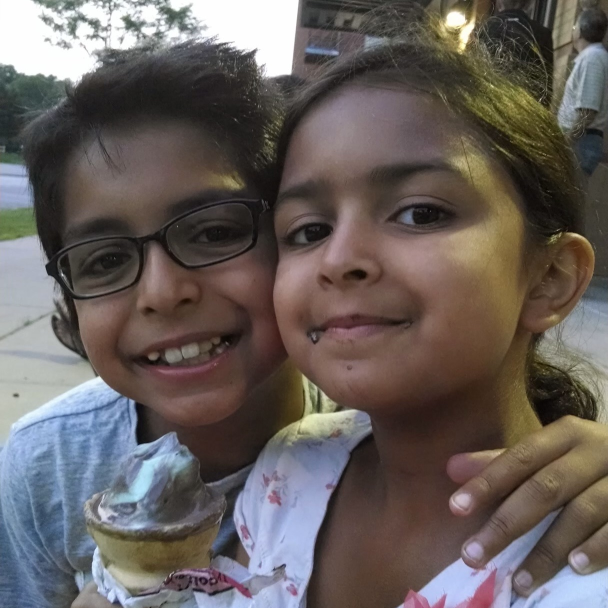
#> input picture RajAndSofiaTest.jpeg, 1216 x 1216 px (shown at 1/2 size)
$ python ADVANCED.py
#> lines starting #> are read from the running program, lines starting #| are printed output that depends on the picture
### watermark.py
import numpy as np

def generate(user, length):
    seed = sum(map(ord, user))
    rng = np.random.default_rng(seed)
    return rng.normal(0, 1, length)

def mid_frequency_coords(block_size, margin=5):
    center = block_size // 2
    coords = [
        (u, v) for u in range(block_size) for v in range(block_size)
        if margin < np.hypot(u - center, v - center) < center
    ]
    return coords

# [48 lines left out: functions embed, extract, not called in this run]

def similarity(x, x_star):
    numerator = np.abs(np.dot(x, x_star))
    denominator = np.sqrt(np.dot(x_star, x_star))
    return numerator/denominator

def snr(original, watermarked):
    noise = original - watermarked
    return 10 * np.log10(np.sum(original**2) / np.sum(noise**2))

# [41 lines left out: functions embed_robust, extract_robust, not called in this run]


def embed_advanced(image, user_id, alpha=0.1, block_size=32, reps=3, eps=1e-8):
    image = image.astype(np.float64)
    output = image.copy()
    coords = mid_frequency_coords(block_size)
    usable = []

    for i in range(0, image.shape[0], block_size):
        for j in range(0, image.shape[1], block_size):
            block = image[i:i+block_size, j:j+block_size]
            if block.shape != (block_size, block_size): continue
            dft = np.fft.fft2(block)
            for u, v in coords:
                if np.abs(dft[u, v]) > eps:
                    usable.append((i, j, u, v))
                    break

    bits = len(usable) // reps
    watermark = generate(user_id, bits)
    used = []

    for b in range(bits):
        for r in range(reps):
            idx = b * reps + r
            i, j, u, v = usable[idx]
            block = image[i:i+block_size, j:j+block_size]
            dft = np.fft.fft2(block)
            mag = np.abs(dft)
            phase = np.angle(dft)

            mag /= np.linalg.norm(mag) + 1e-10
            mag_log = np.log1p(mag)
            mag_log[u, v] *= 1 + alpha * watermark[b]
            mod = np.expm1(mag_log)
            mod *= np.linalg.norm(np.abs(dft)) #/ (np.linalg.norm(mod) + 1e-10)

            output[i:i+block_size, j:j+block_size] = np.real(np.fft.ifft2(mod * np.exp(1j * phase)))
            used.append((i, j, u, v, b))
    block_coords = list({(i, j) for i, j, _, _, _ in used})
    return output, watermark, used, reps, block_coords

def extract_advanced(original, watermarked, used, alpha=0.1, block_size=32):
    extracted = {}
    for i, j, u, v, b in used:
        bo = original[i:i+block_size, j:j+block_size]
        bw = watermarked[i:i+block_size, j:j+block_size]
        dft_o = np.fft.fft2(bo)
        dft_w = np.fft.fft2(bw)

        mag_o, mag_w = np.abs(dft_o), np.abs(dft_w)
        log_o = np.log1p(mag_o / (np.linalg.norm(mag_o) + 1e-10))
        log_w = np.log1p(mag_w / (np.linalg.norm(mag_w) + 1e-10))

        x = ((log_w[u, v] / log_o[u, v]) - 1) / alpha if log_o[u, v] > 1e-8 else 0.0
        extracted.setdefault(b, []).append(x)

    return np.array([np.sign(np.sum(np.sign(extracted[b]))) for b in sorted(extracted)])

# [26 lines left out: function similarity_at_coords, not called in this run]

### attacks.py
from PIL import Image, ImageEnhance
import numpy as np
import cv2
import random

def gaussian_noise(image, mean=0, std=10):
    noise = np.random.normal(mean, std, image.shape)
    noisy_image = image + noise
    return np.clip(noisy_image, 0, 255)

def salt_and_pepper(image, amt=0.01):
    noisy = np.copy(image)
    pixels = int(amt * image.size)
    coords = [(random.randint(0, image.shape[0]-1), random.randint(0, image.shape[1]-1)) for n in range(pixels)]

    for x, y in coords:
        noisy[x, y] = 0 if random.random() < 0.5 else 255
    return noisy

def compression(image, quality=30):
    pil_image = Image.fromarray(image.astype(np.uint8))
    pil_image.save('temp.png', 'JPEG', quality=quality)
    return np.array(Image.open('temp.png').convert('L'))

def blur(image, kernel_size=3):
    return cv2.GaussianBlur(image.astype(np.uint8), (kernel_size, kernel_size), 0)

def histogram_equalization(image):
    return cv2.equalizeHist(image.astype(np.uint8))

def rotate(image, angle=90):
    height, width = image.shape
    matrix = cv2.getRotationMatrix2D((width/2, height/2), angle, 1)
    return cv2.warpAffine(image, matrix, (width, height), borderMode=cv2.BORDER_REFLECT)

### ADVANCED.py
import numpy as np
import matplotlib.pyplot as plt
from PIL import Image
import watermark as w
import attacks as a
from skimage.transform import resize

# Open and resize
image = np.array(Image.open('RajAndSofiaTest.jpeg').convert('L'))
image = resize(image, (320, 320), anti_aliasing=True)
#> image: shape (320, 320) float64
image *= 255
length, width = image.shape
#> length = 320; width = 320

# Watermark parameters
block_size = 32
alpha = 2
user_id = 'Raj Gosain'
num_blocks = (length // block_size) * (width // block_size)
#> num_blocks = 100

# Apply watermark
WMimage, WM, used_coords, _, _ = w.embed_advanced(image, user_id, alpha, block_size)
#> after the loop in embed_advanced, `for i in range(0, image.shape[0], block_size):`:
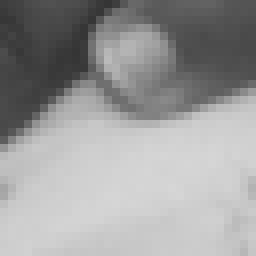
#> block: shape (32, 32) float64 (shown 8 times larger); min 53.27, max 214.4, mean 156
#> after the loop in embed_advanced, `for i in range(0, image.shape[0], block_size):`: usable = 100 items, first 6: (0, 0, 1, 11), (0, 32, 1, 11), (0, 64, 1, 11), (0, 96, 1, 11), (0, 128, 1, 11), (0, 160, 1, 11)
#> in embed_advanced, `bits = len(usable) // reps`: bits = 33
#> in embed_advanced, `watermark = generate(user_id, bits)`: watermark = 33 values, max 1.62 at index 32, min -2.19 at index 9, mean 0.048
#> after the loop in embed_advanced, `for b in range(bits):`:
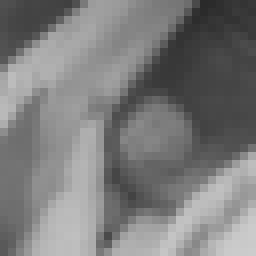
#> block: shape (32, 32) float64 (shown 8 times larger); min 42.3, max 204.7, mean 124.6
#> after the loop in embed_advanced, `for b in range(bits):`:
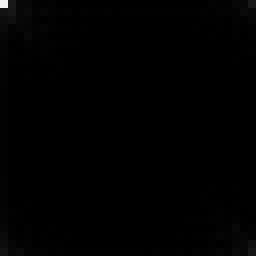
#> mag: shape (32, 32) float64 (shown 8 times larger); min 1.44e-05, max 0.947, mean 0.00501
#> after the loop in embed_advanced, `for b in range(bits):`: used = 99 items, first 6: (0, 0, 1, 11, 0), (0, 32, 1, 11, 0), (0, 64, 1, 11, 0), (0, 96, 1, 11, 1), (0, 128, 1, 11, 1), (0, 160, 1, 11, 1)
#> in embed_advanced, `block_coords = list({(i, j) for i, j, _, _, _ in used})`: block_coords = 99 pairs, first value 0 to 288, second value 0 to 288
#> WM has the same summary as watermark in embed_advanced; used_coords has the same summary as used in embed_advanced
Image.fromarray(np.clip(WMimage, 0, 255).astype(np.uint8)).save('RajAndSofiaWatermarked.jpeg')

# Print OG and watermarked image
fig, ax = plt.subplots(1,2)
ax[0].imshow(image,cmap='gray')
ax[0].set_title('Original')
ax[1].imshow(WMimage,cmap='gray')
ax[1].set_title(f'Watermarked\nSNR:{w.snr(image,WMimage)}')
#> in snr, `noise = original - watermarked`:
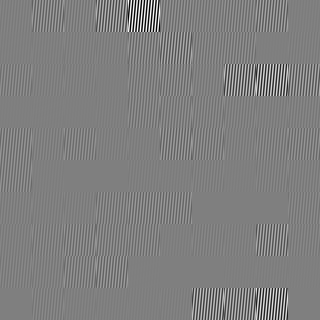
#> noise: shape (320, 320) float64; min -3.27, max 3.27, mean 9.55e-14; drawn with min black and max white
plt.show()

# Apply attacks
attacked = {
    'Gaussian': a.gaussian_noise(WMimage),
    'Salt and Pepper': a.salt_and_pepper(WMimage),
    'Compression': a.compression(WMimage),
    'Blurred': a.blur(WMimage),
    'Histogram Equalization': a.histogram_equalization(WMimage),
    'Rotation': a.rotate(WMimage)
}
#> after the loop in salt_and_pepper, `for x, y in coords:`:
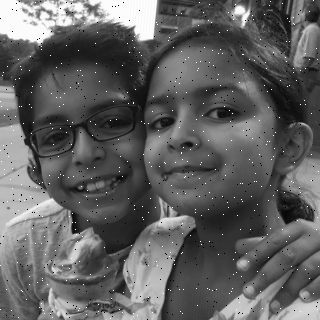
#> noisy: shape (320, 320) float64; min 0, max 257.3, mean 97.8; drawn with min black and max white
#> in histogram_equalization, `return cv2.equalizeHist(image.astype(np.uint8))`:
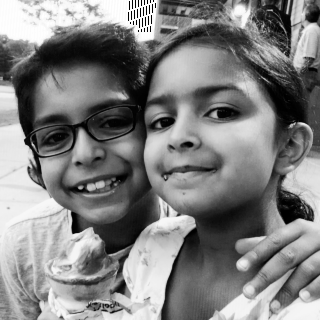
#> returned value: shape (320, 320); min 0, max 255, mean 128.2
#> in rotate, `height, width = image.shape`: height = 320
#> in rotate, `matrix = cv2.getRotationMatrix2D((width/2, height/2), angle, 1)`: matrix = [[6.12e-17, 1, -2.84e-14], [-1, 6.12e-17, 320]]
#> in rotate, `return cv2.warpAffine(image, matrix, (width, height), borderMode=cv2.B..`:
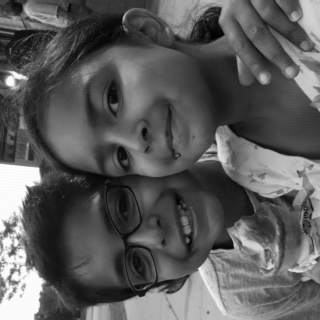
#> returned value: shape (320, 320) float64; min 7.33, max 257.3, mean 97.4; drawn with min black and max white

# Extract and plot
fig, ax = plt.subplots(2,3)
ax_it = 0
for name, attacked_image in attacked.items():
    watermark_extracted = w.extract_advanced(image, attacked_image, used_coords, alpha, block_size)
    similarity = w.similarity(WM, watermark_extracted)

    print(f"[{name}] Similarity: {similarity:.4f}")

    ax[ax_it//3,ax_it%3].imshow(attacked_image, cmap='gray')
    ax[ax_it//3,ax_it%3].set_title(f"{name}\nSimilarity: {similarity:.4f}")
    ax[ax_it//3,ax_it%3].axis('off')
    ax_it += 1
#> this loop made 6 passes
#> (name, similarity) on passes 1 to 6: ('Gaussian', 0.956), ('Salt and Pepper', 0.987), ('Compression', 1.54), ('Blurred', 2.89), ('Histogram Equalization', 2.98), ('Rotation', 0.195)
#| [Gaussian] Similarity: 0.9559
#| [Salt and Pepper] Similarity: 0.9870
#| [Compression] Similarity: 1.5434
#| [Blurred] Similarity: 2.8940
#| [Histogram Equalization] Similarity: 2.9753
#| [Rotation] Similarity: 0.1953
#> after the loop, ax_it = 6

plt.show()

$ run again, with RajAndSofia.jpeg copied over RajAndSofiaTest.jpeg
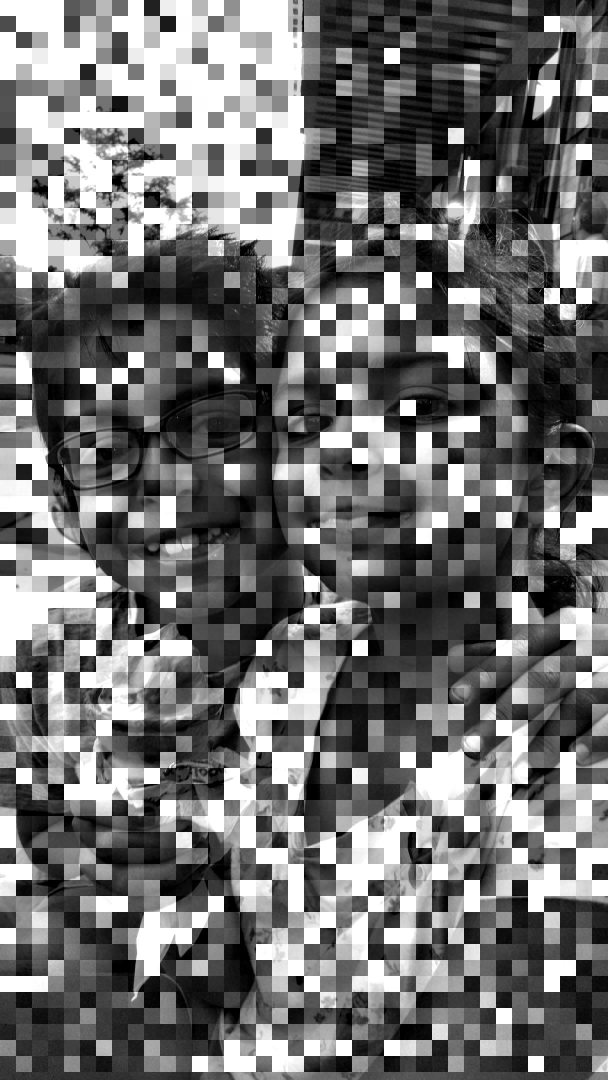
#> input picture RajAndSofia.jpeg, 1216 x 2160 px (shown at 1/2 size)
#> image is the input picture: shape (2160, 1216); min 0, max 255, mean 112.5
#> after the loop in embed_advanced, `for i in range(0, image.shape[0], block_size):`: usable = 100 items, first 6: (0, 0, 1, 11), (0, 32, 1, 11), (0, 64, 1, 11), (0, 96, 1, 11), (0, 128, 1, 11), (0, 160, 1, 11)
#> bits = 33
#> watermark = 33 values, max 1.62 at index 32, min -2.19 at index 9, mean 0.048
#> after the loop in embed_advanced, `for b in range(bits):`: used = 99 items, first 6: (0, 0, 1, 11, 0), (0, 32, 1, 11, 0), (0, 64, 1, 11, 0), (0, 96, 1, 11, 1), (0, 128, 1, 11, 1), (0, 160, 1, 11, 1)
#> block_coords = 99 pairs, first value 0 to 288, second value 0 to 288
#> WM has the same summary as watermark in embed_advanced; used_coords has the same summary as used in embed_advanced
#> after the loop in salt_and_pepper, `for x, y in coords:`:
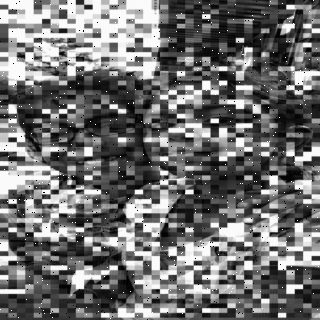
#> noisy: shape (320, 320) float64; min -4.18, max 259.1, mean 112.7; drawn with min black and max white
#> in rotate, `height, width = image.shape`: height = 320
#> matrix = [[6.12e-17, 1, -2.84e-14], [-1, 6.12e-17, 320]]
#> in rotate, `return cv2.warpAffine(image, matrix, (width, height), borderMode=cv2.B..`:
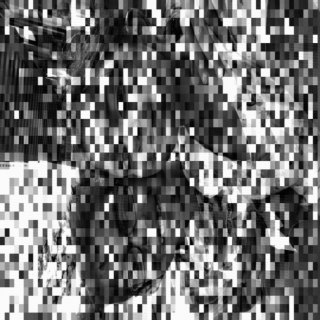
#> returned value: shape (320, 320) float64; min -4.18, max 259.1, mean 112.4; drawn with min black and max white
#> the loop `for name, attacked_image in attacked.items():` made 6 passes
#> (name, similarity) on passes 1 to 6: ('Gaussian', 2.82), ('Salt and Pepper', 2.76), ('Compression', 0.13), ('Blurred', 0.584), ('Histogram Equalization', 2.04), ('Rotation', 0.393)
#> (printed output is left out)
#> after the loop `for name, attacked_image in attacked.items():`: ax_it = 6

$ run again, with RajAndVara.jpeg copied over RajAndSofiaTest.jpeg
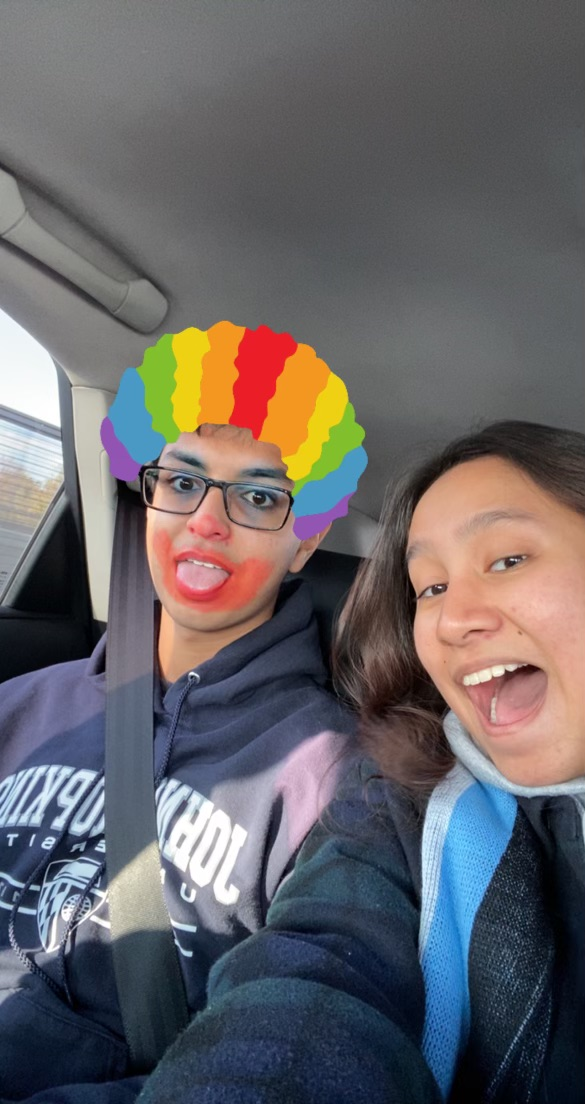
#> input picture RajAndVara.jpeg, 585 x 1104 px
#> after the loop in embed_advanced, `for i in range(0, image.shape[0], block_size):`: usable = 100 items, first 6: (0, 0, 1, 11), (0, 32, 1, 11), (0, 64, 1, 11), (0, 96, 1, 11), (0, 128, 1, 11), (0, 160, 1, 11)
#> bits = 33
#> watermark = 33 values, max 1.62 at index 32, min -2.19 at index 9, mean 0.048
#> after the loop in embed_advanced, `for b in range(bits):`: used = 99 items, first 6: (0, 0, 1, 11, 0), (0, 32, 1, 11, 0), (0, 64, 1, 11, 0), (0, 96, 1, 11, 1), (0, 128, 1, 11, 1), (0, 160, 1, 11, 1)
#> block_coords = 99 pairs, first value 0 to 288, second value 0 to 288
#> WM has the same summary as watermark in embed_advanced; used_coords has the same summary as used in embed_advanced
#> after the loop in salt_and_pepper, `for x, y in coords:`:
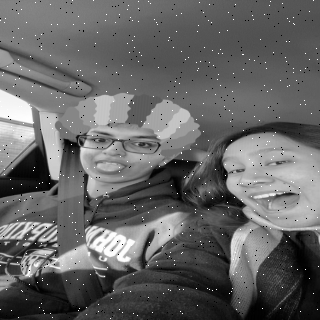
#> noisy: shape (320, 320) float64; min -0.746, max 255.3, mean 101.1; drawn with min black and max white
#> in rotate, `height, width = image.shape`: height = 320
#> matrix = [[6.12e-17, 1, -2.84e-14], [-1, 6.12e-17, 320]]
#> in rotate, `return cv2.warpAffine(image, matrix, (width, height), borderMode=cv2.B..`:
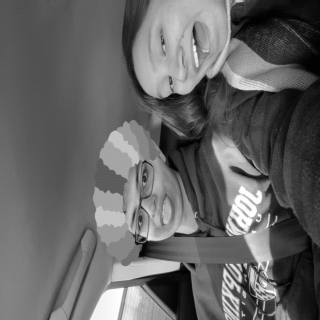
#> returned value: shape (320, 320) float64; min -0.746, max 255.3, mean 100.7; drawn with min black and max white
#> the loop `for name, attacked_image in attacked.items():` made 6 passes
#> (name, similarity) on passes 1 to 6: ('Gaussian', 1.4), ('Salt and Pepper', 1.25), ('Compression', 1.03), ('Blurred', 2.26), ('Histogram Equalization', 2.25), ('Rotation', 0.629)
#> (printed output is left out)
#> after the loop `for name, attacked_image in attacked.items():`: ax_it = 6
